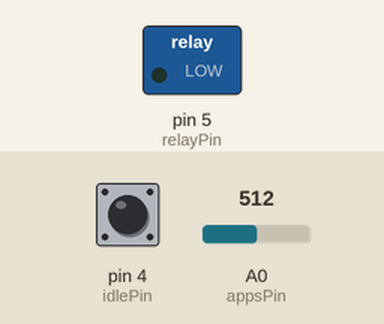
The program below on a simulated Teensy 4. Shown: switched loads named in the program (green lamp = pin HIGH). Dashed ring = blinking. The test bench sets the inputs (shaded band); at power-on: pin 4 (idlePin) HIGH, A0 (appsPin) = 512. What the program prints to the serial monitor is not drawn.

Above: at 1.2 s.
1.3 s: pin 4 (idlePin) pulled LOW for 0.15 s
At 1.37 s:
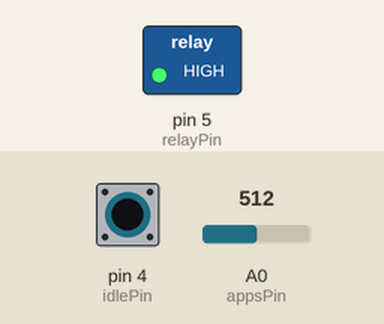
5.9 s: pin 4 (idlePin) pulled LOW for 3.2 s
At 9.9 s:
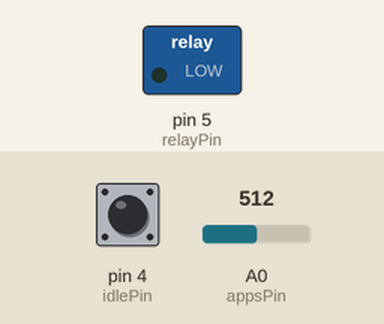
10.6 s: pin 4 (idlePin) pulsed LOW 2 times (0.12 s each, 0.3 s apart)
At 10.66 s:
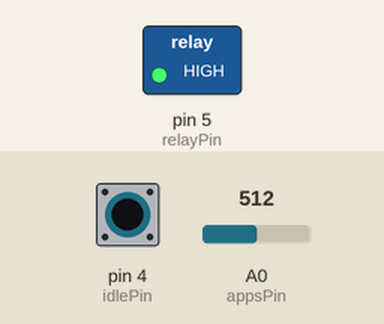
14.2 s: pin 4 (idlePin) pulsed LOW 5 times (0.12 s each, 0.3 s apart)
At 16.6 s:
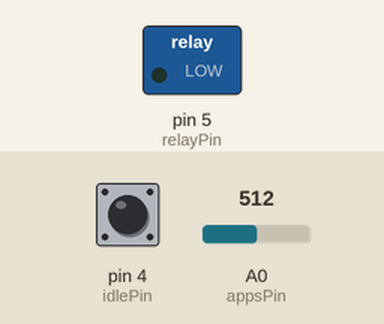
Timing chart, 0 to 18.1 s (numbered marks = the images above; inputs shaded):
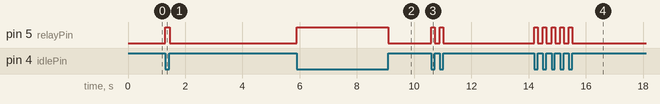

Measured:
- after the input at 1.3 s, pin 5 (relayPin): LOW → HIGH at once, → LOW 0.15 s later
- after the input at 5.9 s, pin 5 (relayPin): LOW → HIGH at once, → LOW 3.2 s later
- after the input at 10.6 s, pin 5 (relayPin): alternates HIGH for 0.12 s and LOW for 0.18 s, 4 changes in all, then stays LOW, starting at once
- after the input at 14.2 s, pin 5 (relayPin): alternates HIGH for 0.12 s and LOW for 0.18 s, 10 changes in all, then stays LOW, starting at once

The program:

main.cpp
```cpp
#include <Arduino.h>
#include <Wire.h>
#include <Adafruit_MCP4725.h>

Adafruit_MCP4725 dac;

int minAppsOffIdle = 1000;
int maxApps = 800;
int appsValue = 0;
int isIdling = 0;
int appsThrottlePercentage = 0;
int appsPin = A0;
int idlePin = 4;
int relayPin = 5;

int dacp3 = 0;
int dac3p8 = 0;
int dacOutput = 0;
bool result = false;

void setup() {
  Serial.begin(9600);
  pinMode(idlePin, INPUT_PULLUP);
  pinMode(relayPin, OUTPUT);
  result = dac.begin(0x62);
  Serial.println("DAC Result: " + (String)result);

  dacp3 = map(.3, 0, 5, 0, 4095);
  dacOutput = dacp3;
  dac3p8 = map(3.8, 0, 5, 0, 4095);
}

void loop() {
  appsValue = analogRead(appsPin);
  isIdling = digitalRead(idlePin);

  if (appsValue < minAppsOffIdle && !isIdling) {
    minAppsOffIdle = appsValue;
  }

  if (appsValue > maxApps) {
    maxApps = appsValue;
  }

  appsThrottlePercentage = map(appsValue, minAppsOffIdle, maxApps - 5, 0, 100);

  appsThrottlePercentage =
      appsThrottlePercentage < 0 ? 0 : appsThrottlePercentage;
  appsThrottlePercentage =
      appsThrottlePercentage > 100 ? 100 : appsThrottlePercentage;

  if (isIdling) {
    appsThrottlePercentage = 0;
    digitalWrite(relayPin, LOW);
    result = dac.setVoltage(dacp3, false);
  } else {
    digitalWrite(relayPin, HIGH);
    dacOutput = map(appsThrottlePercentage, 0, 100, dacp3, dac3p8);
    result = dac.setVoltage(dacOutput, false);
  }
    // Serial.println("DAC: " + (String)dacOutput + " Result: " + (String)result);

  Serial.println("APPS MIN: " + (String)minAppsOffIdle +
                 " MAX: " + (String)maxApps + " Throttle Percentage: " +
                 (String)appsThrottlePercentage + " Idle: " + (String)isIdling + " DAC: " + (String)dacOutput);
}
```
